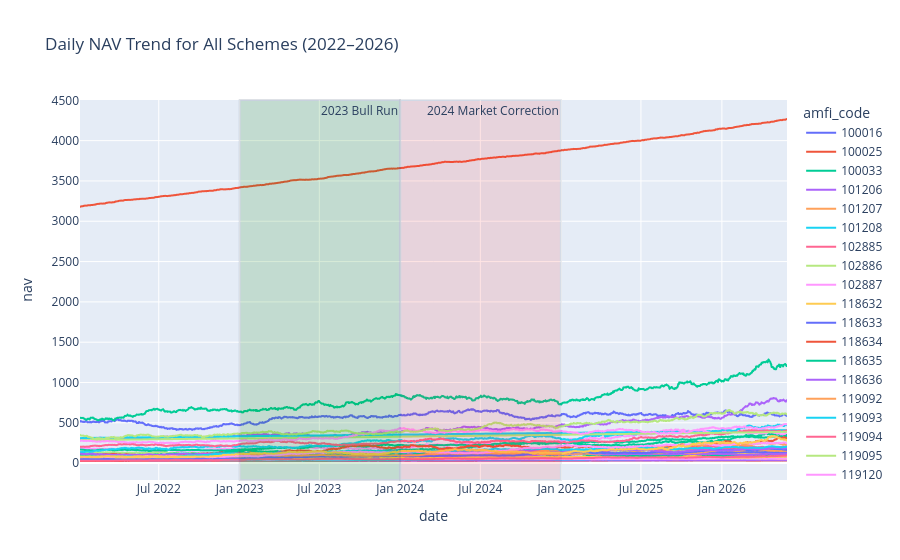

Notebook code cell kept with this figure:
### Code cell
import pandas as pd
import plotly.express as px

nav = pd.read_csv("../data/processed/nav_history_clean.csv")
nav["date"] = pd.to_datetime(nav["date"])

fig = px.line(
    nav,
    x="date",
    y="nav",
    color="amfi_code",
    title="Daily NAV Trend for All Schemes (2022–2026)"
)

fig.add_vrect(
    x0="2023-01-01",
    x1="2023-12-31",
    annotation_text="2023 Bull Run",
    fillcolor="green",
    opacity=0.15
)

fig.add_vrect(
    x0="2024-01-01",
    x1="2024-12-31",
    annotation_text="2024 Market Correction",
    fillcolor="red",
    opacity=0.10
)

fig.show()

### Figure 1 — Plotly figure (JSON) as saved in the notebook; plotly's stock layout.template omitted (floating-point values rounded to 4 significant figures; data arrays with more than 128 entries replaced by an {"elided": "..."} marker saying what was removed)
{"data": [{"hovertemplate": "amfi_code=100016<br>date=%{x}<br>nav=%{y}<extra></extra>", "legendgroup": "100016", "line": {"color": "#636efa", "dash": "solid"}, "marker": {"symbol": "circle"}, "mode": "lines", "name": "100016", "showlegend": true, "type": "scattergl", "x": {"elided": "1150 str values"}, "xaxis": "x", "y": {"elided": "1150 float values"}, "yaxis": "y"}, {"hovertemplate": "amfi_code=100025<br>date=%{x}<br>nav=%{y}<extra></extra>", "legendgroup": "100025", "line": {"color": "#EF553B", "dash": "solid"}, "marker": {"symbol": "circle"}, "mode": "lines", "name": "100025", "showlegend": true, "type": "scattergl", "x": {"elided": "1150 str values"}, "xaxis": "x", "y": {"elided": "1150 float values"}, "yaxis": "y"}, {"hovertemplate": "amfi_code=100033<br>date=%{x}<br>nav=%{y}<extra></extra>", "legendgroup": "100033", "line": {"color": "#00cc96", "dash": "solid"}, "marker": {"symbol": "circle"}, "mode": "lines", "name": "100033", "showlegend": true, "type": "scattergl", "x": {"elided": "1150 str values"}, "xaxis": "x", "y": {"elided": "1150 float values"}, "yaxis": "y"}, {"hovertemplate": "amfi_code=101206<br>date=%{x}<br>nav=%{y}<extra></extra>", "legendgroup": "101206", "line": {"color": "#ab63fa", "dash": "solid"}, "marker": {"symbol": "circle"}, "mode": "lines", "name": "101206", "showlegend": true, "type": "scattergl", "x": {"elided": "1150 str values"}, "xaxis": "x", "y": {"elided": "1150 float values"}, "yaxis": "y"}, {"hovertemplate": "amfi_code=101207<br>date=%{x}<br>nav=%{y}<extra></extra>", "legendgroup": "101207", "line": {"color": "#FFA15A", "dash": "solid"}, "marker": {"symbol": "circle"}, "mode": "lines", "name": "101207", "showlegend": true, "type": "scattergl", "x": {"elided": "1150 str values"}, "xaxis": "x", "y": {"elided": "1150 float values"}, "yaxis": "y"}, {"hovertemplate": "amfi_code=101208<br>date=%{x}<br>nav=%{y}<extra></extra>", "legendgroup": "101208", "line": {"color": "#19d3f3", "dash": "solid"}, "marker": {"symbol": "circle"}, "mode": "lines", "name": "101208", "showlegend": true, "type": "scattergl", "x": {"elided": "1150 str values"}, "xaxis": "x", "y": {"elided": "1150 float values"}, "yaxis": "y"}, {"hovertemplate": "amfi_code=102885<br>date=%{x}<br>nav=%{y}<extra></extra>", "legendgroup": "102885", "line": {"color": "#FF6692", "dash": "solid"}, "marker": {"symbol": "circle"}, "mode": "lines", "name": "102885", "showlegend": true, "type": "scattergl", "x": {"elided": "1150 str values"}, "xaxis": "x", "y": {"elided": "1150 float values"}, "yaxis": "y"}, {"hovertemplate": "amfi_code=102886<br>date=%{x}<br>nav=%{y}<extra></extra>", "legendgroup": "102886", "line": {"color": "#B6E880", "dash": "solid"}, "marker": {"symbol": "circle"}, "mode": "lines", "name": "102886", "showlegend": true, "type": "scattergl", "x": {"elided": "1150 str values"}, "xaxis": "x", "y": {"elided": "1150 float values"}, "yaxis": "y"}, {"hovertemplate": "amfi_code=102887<br>date=%{x}<br>nav=%{y}<extra></extra>", "legendgroup": "102887", "line": {"color": "#FF97FF", "dash": "solid"}, "marker": {"symbol": "circle"}, "mode": "lines", "name": "102887", "showlegend": true, "type": "scattergl", "x": {"elided": "1150 str values"}, "xaxis": "x", "y": {"elided": "1150 float values"}, "yaxis": "y"}, {"hovertemplate": "amfi_code=118632<br>date=%{x}<br>nav=%{y}<extra></extra>", "legendgroup": "118632", "line": {"color": "#FECB52", "dash": "solid"}, "marker": {"symbol": "circle"}, "mode": "lines", "name": "118632", "showlegend": true, "type": "scattergl", "x": {"elided": "1150 str values"}, "xaxis": "x", "y": {"elided": "1150 float values"}, "yaxis": "y"}, {"hovertemplate": "amfi_code=118633<br>date=%{x}<br>nav=%{y}<extra></extra>", "legendgroup": "118633", "line": {"color": "#636efa", "dash": "solid"}, "marker": {"symbol": "circle"}, "mode": "lines", "name": "118633", "showlegend": true, "type": "scattergl", "x": {"elided": "1150 str values"}, "xaxis": "x", "y": {"elided": "1150 float values"}, "yaxis": "y"}, {"hovertemplate": "amfi_code=118634<br>date=%{x}<br>nav=%{y}<extra></extra>", "legendgroup": "118634", "line": {"color": "#EF553B", "dash": "solid"}, "marker": {"symbol": "circle"}, "mode": "lines", "name": "118634", "showlegend": true, "type": "scattergl", "x": {"elided": "1150 str values"}, "xaxis": "x", "y": {"elided": "1150 float values"}, "yaxis": "y"}, {"hovertemplate": "amfi_code=118635<br>date=%{x}<br>nav=%{y}<extra></extra>", "legendgroup": "118635", "line": {"color": "#00cc96", "dash": "solid"}, "marker": {"symbol": "circle"}, "mode": "lines", "name": "118635", "showlegend": true, "type": "scattergl", "x": {"elided": "1150 str values"}, "xaxis": "x", "y": {"elided": "1150 float values"}, "yaxis": "y"}, {"hovertemplate": "amfi_code=118636<br>date=%{x}<br>nav=%{y}<extra></extra>", "legendgroup": "118636", "line": {"color": "#ab63fa", "dash": "solid"}, "marker": {"symbol": "circle"}, "mode": "lines", "name": "118636", "showlegend": true, "type": "scattergl", "x": {"elided": "1150 str values"}, "xaxis": "x", "y": {"elided": "1150 float values"}, "yaxis": "y"}, {"hovertemplate": "amfi_code=119092<br>date=%{x}<br>nav=%{y}<extra></extra>", "legendgroup": "119092", "line": {"color": "#FFA15A", "dash": "solid"}, "marker": {"symbol": "circle"}, "mode": "lines", "name": "119092", "showlegend": true, "type": "scattergl", "x": {"elided": "1150 str values"}, "xaxis": "x", "y": {"elided": "1150 float values"}, "yaxis": "y"}, {"hovertemplate": "amfi_code=119093<br>date=%{x}<br>nav=%{y}<extra></extra>", "legendgroup": "119093", "line": {"color": "#19d3f3", "dash": "solid"}, "marker": {"symbol": "circle"}, "mode": "lines", "name": "119093", "showlegend": true, "type": "scattergl", "x": {"elided": "1150 str values"}, "xaxis": "x", "y": {"elided": "1150 float values"}, "yaxis": "y"}, {"hovertemplate": "amfi_code=119094<br>date=%{x}<br>nav=%{y}<extra></extra>", "legendgroup": "119094", "line": {"color": "#FF6692", "dash": "solid"}, "marker": {"symbol": "circle"}, "mode": "lines", "name": "119094", "showlegend": true, "type": "scattergl", "x": {"elided": "1150 str values"}, "xaxis": "x", "y": {"elided": "1150 float values"}, "yaxis": "y"}, {"hovertemplate": "amfi_code=119095<br>date=%{x}<br>nav=%{y}<extra></extra>", "legendgroup": "119095", "line": {"color": "#B6E880", "dash": "solid"}, "marker": {"symbol": "circle"}, "mode": "lines", "name": "119095", "showlegend": true, "type": "scattergl", "x": {"elided": "1150 str values"}, "xaxis": "x", "y": {"elided": "1150 float values"}, "yaxis": "y"}, {"hovertemplate": "amfi_code=119120<br>date=%{x}<br>nav=%{y}<extra></extra>", "legendgroup": "119120", "line": {"color": "#FF97FF", "dash": "solid"}, "marker": {"symbol": "circle"}, "mode": "lines", "name": "119120", "showlegend": true, "type": "scattergl", "x": {"elided": "1150 str values"}, "xaxis": "x", "y": {"elided": "1150 float values"}, "yaxis": "y"}, {"hovertemplate": "amfi_code=119551<br>date=%{x}<br>nav=%{y}<extra></extra>", "legendgroup": "119551", "line": {"color": "#FECB52", "dash": "solid"}, "marker": {"symbol": "circle"}, "mode": "lines", "name": "119551", "showlegend": true, "type": "scattergl", "x": {"elided": "1150 str values"}, "xaxis": "x", "y": {"elided": "1150 float values"}, "yaxis": "y"}, {"hovertemplate": "amfi_code=119552<br>date=%{x}<br>nav=%{y}<extra></extra>", "legendgroup": "119552", "line": {"color": "#636efa", "dash": "solid"}, "marker": {"symbol": "circle"}, "mode": "lines", "name": "119552", "showlegend": true, "type": "scattergl", "x": {"elided": "1150 str values"}, "xaxis": "x", "y": {"elided": "1150 float values"}, "yaxis": "y"}, {"hovertemplate": "amfi_code=119598<br>date=%{x}<br>nav=%{y}<extra></extra>", "legendgroup": "119598", "line": {"color": "#EF553B", "dash": "solid"}, "marker": {"symbol": "circle"}, "mode": "lines", "name": "119598", "showlegend": true, "type": "scattergl", "x": {"elided": "1150 str values"}, "xaxis": "x", "y": {"elided": "1150 float values"}, "yaxis": "y"}, {"hovertemplate": "amfi_code=119599<br>date=%{x}<br>nav=%{y}<extra></extra>", "legendgroup": "119599", "line": {"color": "#00cc96", "dash": "solid"}, "marker": {"symbol": "circle"}, "mode": "lines", "name": "119599", "showlegend": true, "type": "scattergl", "x": {"elided": "1150 str values"}, "xaxis": "x", "y": {"elided": "1150 float values"}, "yaxis": "y"}, {"hovertemplate": "amfi_code=120503<br>date=%{x}<br>nav=%{y}<extra></extra>", "legendgroup": "120503", "line": {"color": "#ab63fa", "dash": "solid"}, "marker": {"symbol": "circle"}, "mode": "lines", "name": "120503", "showlegend": true, "type": "scattergl", "x": {"elided": "1150 str values"}, "xaxis": "x", "y": {"elided": "1150 float values"}, "yaxis": "y"}, {"hovertemplate": "amfi_code=120504<br>date=%{x}<br>nav=%{y}<extra></extra>", "legendgroup": "120504", "line": {"color": "#FFA15A", "dash": "solid"}, "marker": {"symbol": "circle"}, "mode": "lines", "name": "120504", "showlegend": true, "type": "scattergl", "x": {"elided": "1150 str values"}, "xaxis": "x", "y": {"elided": "1150 float values"}, "yaxis": "y"}, {"hovertemplate": "amfi_code=120505<br>date=%{x}<br>nav=%{y}<extra></extra>", "legendgroup": "120505", "line": {"color": "#19d3f3", "dash": "solid"}, "marker": {"symbol": "circle"}, "mode": "lines", "name": "120505", "showlegend": true, "type": "scattergl", "x": {"elided": "1150 str values"}, "xaxis": "x", "y": {"elided": "1150 float values"}, "yaxis": "y"}, {"hovertemplate": "amfi_code=120506<br>date=%{x}<br>nav=%{y}<extra></extra>", "legendgroup": "120506", "line": {"color": "#FF6692", "dash": "solid"}, "marker": {"symbol": "circle"}, "mode": "lines", "name": "120506", "showlegend": true, "type": "scattergl", "x": {"elided": "1150 str values"}, "xaxis": "x", "y": {"elided": "1150 float values"}, "yaxis": "y"}, {"hovertemplate": "amfi_code=120507<br>date=%{x}<br>nav=%{y}<extra></extra>", "legendgroup": "120507", "line": {"color": "#B6E880", "dash": "solid"}, "marker": {"symbol": "circle"}, "mode": "lines", "name": "120507", "showlegend": true, "type": "scattergl", "x": {"elided": "1150 str values"}, "xaxis": "x", "y": {"elided": "1150 float values"}, "yaxis": "y"}, {"hovertemplate": "amfi_code=120841<br>date=%{x}<br>nav=%{y}<extra></extra>", "legendgroup": "120841", "line": {"color": "#FF97FF", "dash": "solid"}, "marker": {"symbol": "circle"}, "mode": "lines", "name": "120841", "showlegend": true, "type": "scattergl", "x": {"elided": "1150 str values"}, "xaxis": "x", "y": {"elided": "1150 float values"}, "yaxis": "y"}, {"hovertemplate": "amfi_code=120842<br>date=%{x}<br>nav=%{y}<extra></extra>", "legendgroup": "120842", "line": {"color": "#FECB52", "dash": "solid"}, "marker": {"symbol": "circle"}, "mode": "lines", "name": "120842", "showlegend": true, "type": "scattergl", "x": {"elided": "1150 str values"}, "xaxis": "x", "y": {"elided": "1150 float values"}, "yaxis": "y"}, {"hovertemplate": "amfi_code=120843<br>date=%{x}<br>nav=%{y}<extra></extra>", "legendgroup": "120843", "line": {"color": "#636efa", "dash": "solid"}, "marker": {"symbol": "circle"}, "mode": "lines", "name": "120843", "showlegend": true, "type": "scattergl", "x": {"elided": "1150 str values"}, "xaxis": "x", "y": {"elided": "1150 float values"}, "yaxis": "y"}, {"hovertemplate": "amfi_code=120844<br>date=%{x}<br>nav=%{y}<extra></extra>", "legendgroup": "120844", "line": {"color": "#EF553B", "dash": "solid"}, "marker": {"symbol": "circle"}, "mode": "lines", "name": "120844", "showlegend": true, "type": "scattergl", "x": {"elided": "1150 str values"}, "xaxis": "x", "y": {"elided": "1150 float values"}, "yaxis": "y"}, {"hovertemplate": "amfi_code=125497<br>date=%{x}<br>nav=%{y}<extra></extra>", "legendgroup": "125497", "line": {"color": "#00cc96", "dash": "solid"}, "marker": {"symbol": "circle"}, "mode": "lines", "name": "125497", "showlegend": true, "type": "scattergl", "x": {"elided": "1150 str values"}, "xaxis": "x", "y": {"elided": "1150 float values"}, "yaxis": "y"}, {"hovertemplate": "amfi_code=125498<br>date=%{x}<br>nav=%{y}<extra></extra>", "legendgroup": "125498", "line": {"color": "#ab63fa", "dash": "solid"}, "marker": {"symbol": "circle"}, "mode": "lines", "name": "125498", "showlegend": true, "type": "scattergl", "x": {"elided": "1150 str values"}, "xaxis": "x", "y": {"elided": "1150 float values"}, "yaxis": "y"}, {"hovertemplate": "amfi_code=148567<br>date=%{x}<br>nav=%{y}<extra></extra>", "legendgroup": "148567", "line": {"color": "#FFA15A", "dash": "solid"}, "marker": {"symbol": "circle"}, "mode": "lines", "name": "148567", "showlegend": true, "type": "scattergl", "x": {"elided": "1150 str values"}, "xaxis": "x", "y": {"elided": "1150 float values"}, "yaxis": "y"}, {"hovertemplate": "amfi_code=148568<br>date=%{x}<br>nav=%{y}<extra></extra>", "legendgroup": "148568", "line": {"color": "#19d3f3", "dash": "solid"}, "marker": {"symbol": "circle"}, "mode": "lines", "name": "148568", "showlegend": true, "type": "scattergl", "x": {"elided": "1150 str values"}, "xaxis": "x", "y": {"elided": "1150 float values"}, "yaxis": "y"}, {"hovertemplate": "amfi_code=148569<br>date=%{x}<br>nav=%{y}<extra></extra>", "legendgroup": "148569", "line": {"color": "#FF6692", "dash": "solid"}, "marker": {"symbol": "circle"}, "mode": "lines", "name": "148569", "showlegend": true, "type": "scattergl", "x": {"elided": "1150 str values"}, "xaxis": "x", "y": {"elided": "1150 float values"}, "yaxis": "y"}, {"hovertemplate": "amfi_code=149322<br>date=%{x}<br>nav=%{y}<extra></extra>", "legendgroup": "149322", "line": {"color": "#B6E880", "dash": "solid"}, "marker": {"symbol": "circle"}, "mode": "lines", "name": "149322", "showlegend": true, "type": "scattergl", "x": {"elided": "1150 str values"}, "xaxis": "x", "y": {"elided": "1150 float values"}, "yaxis": "y"}, {"hovertemplate": "amfi_code=149323<br>date=%{x}<br>nav=%{y}<extra></extra>", "legendgroup": "149323", "line": {"color": "#FF97FF", "dash": "solid"}, "marker": {"symbol": "circle"}, "mode": "lines", "name": "149323", "showlegend": true, "type": "scattergl", "x": {"elided": "1150 str values"}, "xaxis": "x", "y": {"elided": "1150 float values"}, "yaxis": "y"}, {"hovertemplate": "amfi_code=149324<br>date=%{x}<br>nav=%{y}<extra></extra>", "legendgroup": "149324", "line": {"color": "#FECB52", "dash": "solid"}, "marker": {"symbol": "circle"}, "mode": "lines", "name": "149324", "showlegend": true, "type": "scattergl", "x": {"elided": "1150 str values"}, "xaxis": "x", "y": {"elided": "1150 float values"}, "yaxis": "y"}], "layout": {"annotations": [{"showarrow": false, "text": "2023 Bull Run", "x": "2023-12-31", "xanchor": "right", "xref": "x", "y": 1, "yanchor": "top", "yref": "y domain"}, {"showarrow": false, "text": "2024 Market Correction", "x": "2024-12-31", "xanchor": "right", "xref": "x", "y": 1, "yanchor": "top", "yref": "y domain"}], "legend": {"title": {"text": "amfi_code"}, "tracegroupgap": 0}, "shapes": [{"fillcolor": "green", "opacity": 0.15, "type": "rect", "x0": "2023-01-01", "x1": "2023-12-31", "xref": "x", "y0": 0, "y1": 1, "yref": "y domain"}, {"fillcolor": "red", "opacity": 0.1, "type": "rect", "x0": "2024-01-01", "x1": "2024-12-31", "xref": "x", "y0": 0, "y1": 1, "yref": "y domain"}], "title": {"text": "Daily NAV Trend for All Schemes (2022–2026)"}, "xaxis": {"anchor": "y", "domain": [0, 1], "title": {"text": "date"}}, "yaxis": {"anchor": "x", "domain": [0, 1], "title": {"text": "nav"}}}}
